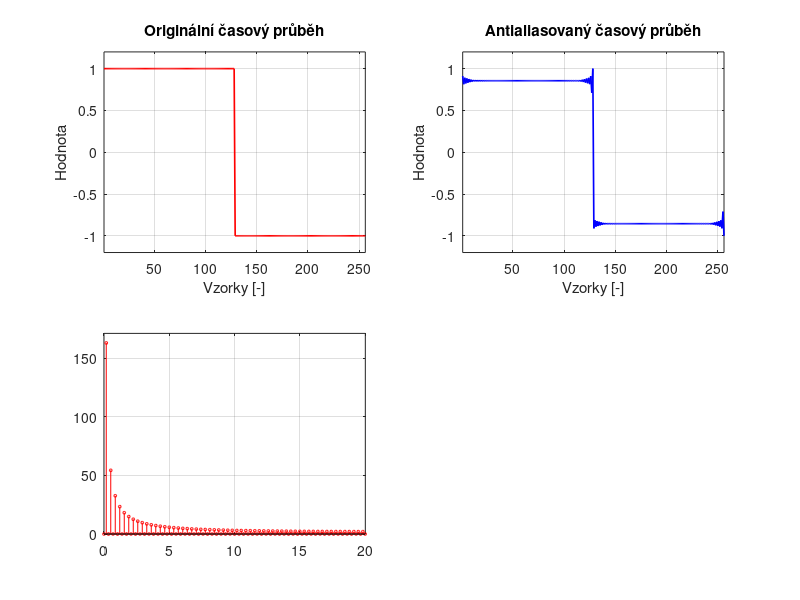

Write MATLAB code to recreate this figure. (Note: this script raises an error after producing the figure.)
% The figure uses Czech language intentionally

function wavetable_antialiased_visualizer()
    % =========================================================================
    % 1. SETUP AND CONSTANTS
    % =========================================================================
    inputFilename = 'Square_Wavetable.h';
    outputFilename = 'Square_Wavetable_AA.h';
    
    TABLE_SIZE = 256;
    SAMPLE_RATE_CONTEXT = 44100; % For graph X-axis visualization only (Hz)
    
    % Antialiasing Parameters
    % Ensures that the highest harmonics are attenuated before they "reflect" back as aliases.
    % BANDWIDTH_FC = real_FC (10320 Hz) / Nyquist frequency (22050 Hz)
    BANDWIDTH_FC = 0.468; 
    WINDOW_WIDTH = 32;   % Patch width on each side
    JUMP_THRESHOLD = 5000; % Edge detection threshold
    
    % =========================================================================
    % 2. DATA LOADING
    % =========================================================================
    if ~exist(inputFilename, 'file')
        % Fallback: Generating a test square wave if the file is missing
        fprintf('File not found, generating a test square wave.\n');
        raw_data = [32767*ones(1,128), -32767*ones(1,128)];
    else
        fprintf('Loading file: %s\n', inputFilename);
        fileText = fileread(inputFilename);
        raw_matches = regexp(fileText, '[-+]?\d+', 'match');
        all_numbers = str2double(raw_matches);
        if length(all_numbers) < TABLE_SIZE
             error('File contains too little data.');
        end
        raw_data = all_numbers(end-TABLE_SIZE+1:end);
    end
    
    % Normalization to -1.0 to 1.0 for calculations
    x_raw = double(raw_data) / 32767.0;
    
    % =========================================================================
    % 3. PROCESSING (ANTIALIASING)
    % =========================================================================
    correction_buffer = zeros(1, TABLE_SIZE);
    
    for i = 1:TABLE_SIZE
        idx_curr = i;
        idx_next = mod(i, TABLE_SIZE) + 1;
        
        diff = x_raw(idx_next) - x_raw(idx_curr);
        
        if abs(diff * 32767) > JUMP_THRESHOLD
            % Generating Sinc residual (PolyBLEP alternative)
            residual = generate_sinc_residual(diff, WINDOW_WIDTH, BANDWIDTH_FC);
            
            center_offset = WINDOW_WIDTH + 1;
            for k = 1:length(residual)
                target_idx = mod(i - (center_offset - 1) + (k - 1) - 1, TABLE_SIZE) + 1;
                correction_buffer(target_idx) = correction_buffer(target_idx) + residual(k);
            end
        end
    end
    
    y_proc = x_raw + correction_buffer;
    
    % Normalization (Gain staging)
    max_peak = max(abs(y_proc));
    if max_peak > 1.0
        y_proc = y_proc / max_peak;
        fprintf('Normalization: Gain reduced by %.2f dB (Peak was %.2f)\n', ...
            20*log10(1/max_peak), max_peak);
    end
    
    % Conversion to int16 for export
    output_data_int = round(y_proc * 32767);
    output_data_int(output_data_int > 32767) = 32767;
    output_data_int(output_data_int < -32767) = -32767;
    
% =========================================================================
    % 4. SPECTRAL ANALYSIS (ABSOLUTE MAGNITUDE)
    % =========================================================================
    % FFT of the baseband (0 - 22.05 kHz)
    fft_half_len = TABLE_SIZE/2 + 1;
    
    % --- Absolute magnitude of INPUT (without normalization to max=1) ---
    spec_raw_abs = abs(fft(x_raw));
    spec_raw_abs = spec_raw_abs(1:fft_half_len);
    
    % --- Absolute magnitude of OUTPUT (without normalization to max=1) ---
    spec_proc_abs = abs(fft(y_proc));
    spec_proc_abs = spec_proc_abs(1:fft_half_len);
    
    % --- MIRRORING MAGIC (UNFOLDING) ---
    
    % 1. Baseband (0 - Nyquist)
    part1_raw = spec_raw_abs;
    part1_proc = spec_proc_abs;
    
    % 2. Mirrored image (Nyquist - Fs)
    % Remove the first point (DC) and flip
    part2_raw = flip(spec_raw_abs(2:end));
    part2_proc = flip(spec_proc_abs(2:end));
    
    % 3. Zone (Fs - ...)
    % Here we use only a part so the graph fits into 50 kHz.
    len_zone3 = 50 * TABLE_SIZE / SAMPLE_RATE_CONTEXT; 
    part3_raw = spec_raw_abs(2:round(len_zone3)+1);
    part3_proc = spec_proc_abs(2:round(len_zone3)+1);
    
    % Horizontal concatenation (using ,)
    full_spec_raw = [part1_raw, part2_raw, part3_raw];
    full_spec_proc = [part1_proc, part2_proc, part3_proc];
    
    % Creating X-axis for extended data
    df = (SAMPLE_RATE_CONTEXT / 2) / (fft_half_len - 1);
    total_points = length(full_spec_raw);
    f_axis_ext = (0:total_points-1) * df;
    
    % Setting the Y-axis reference maximum
    % Absolute max (will be either the DC component (index 1) or F0 (index 2))
    Y_MAX_REF = max(full_spec_raw);
    
% =========================================================================
% 5. VISUALIZATION (According to your format with absolute amplitude)
% =========================================================================
fig = figure('Name','Wavetable Spectral Analysis','Color','w','Units','normalized','Position',[0.1 0.1 0.6 0.7]);
% --- TOP LEFT: Original signal ---
subplot(2,2,1);
plot(x_raw, 'r', 'LineWidth', 1.2);
axis tight; ylim([-1.2 1.2]); grid on;
title('Originální časový průběh');
xlabel('Vzorky [-]'); ylabel('Hodnota');
% --- TOP RIGHT: Processed signal ---
subplot(2,2,2);
plot(y_proc, 'b', 'LineWidth', 1.2);
axis tight; ylim([-1.2 1.2]); grid on;
title('Antialiasovaný časový průběh'); % (Sinc Corrected)
xlabel('Vzorky [-]'); ylabel('Hodnota');
% --- BOTTOM LEFT: Extended Spectrum RAW ---
subplot(2,2,3);
stem(f_axis_ext/1000, full_spec_raw, 'r', 'MarkerSize', 2, 'LineWidth', 0.5);
grid on;
xlim([0 20]); % CHANGE: Limiting X-axis to 20 kHz
ylim([0 Y_MAX_REF * 1.05]); % Using absolute maximum
xline(SAMPLE_RATE_CONTEXT/2000, 'k--', 'Nyquist (22.05 kHz)'); % This line will not be visible, but kept for context
title('Spektrum (originál)');
xlabel('Frekvence [kHz]'); ylabel('Hodnota [C_{k}]');
% --- BOTTOM RIGHT: Extended Spectrum ANTIALIASED ---
subplot(2,2,4);
stem(f_axis_ext/1000, full_spec_proc, 'b', 'MarkerSize', 2, 'LineWidth', 0.5);
grid on;
xlim([0 20]); % CHANGE: Limiting X-axis to 20 kHz
ylim([0 Y_MAX_REF * 1.05]); % Using absolute maximum
xline(SAMPLE_RATE_CONTEXT/2000, 'k--', 'Nyquist (22.05 kHz)'); % This line will not be visible, but kept for context
title('Spektrum (antialiasované)');
xlabel('Frekvence [kHz]'); ylabel('Hodnota [C_{k}]');
% Font improvements
set(findall(gcf,'-property','FontSize'),'FontSize', 10);
% Saving
write_header_file(outputFilename, output_data_int, inputFilename);
% =========================================================================
% 6. FILE SAVING
% =========================================================================
write_header_file(outputFilename, output_data_int, inputFilename);
end
% --- HELPER FUNCTIONS ---
function residual = generate_sinc_residual(step_height, half_width, fc)
    len = 2 * half_width + 1;
    residual = zeros(1, len);
    win = blackman(len)'; % Window for smoothing edges
    
    for n = 1:len
        % Shift by 0.5 samples (jump center is between samples)
        t = (n - (half_width + 1)) + 0.5;
        
        % Ideal Band-Limited Step (Sinc Integral)
        val_bl = 0.5 + sinint(pi * t * 2 * fc) / pi;
        
        % Ideal Naive Step
        val_naive = (t > 0);
        
        residual(n) = (val_bl - val_naive) * step_height * win(n);
    end
end
function write_header_file(filename, data, sourceName)
    fid = fopen(filename, 'w');
    [~, name, ~] = fileparts(filename);
    guard = upper(strcat('CUSTOM_', name, '_H'));
    
    fprintf(fid, '// Generated by MATLAB Antialiasing Script\n');
    fprintf(fid, '// Source: %s\n', sourceName);
    fprintf(fid, '#ifndef %s\n#define %s\n\n', guard, guard);
    fprintf(fid, '#include <stdint.h>\n\n');
    fprintf(fid, 'const int16_t %s[%d] = {\n', lower(name), length(data));
    
    for i = 1:length(data)
        fprintf(fid, '%6d', data(i));
        if i < length(data), fprintf(fid, ','); end
        if mod(i, 8) == 0, fprintf(fid, '\n'); else, fprintf(fid, ' '); end
    end
    fprintf(fid, '};\n#endif // %s\n', guard);
    fclose(fid);
    fprintf('Output saved to: %s\n', filename);

    % Save picture
print(gcf,'-dpng','-r300','wavetable_antialiased.png');
end
